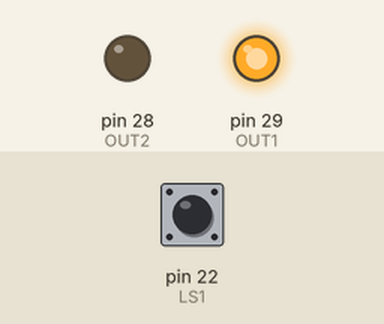
This sketch was run on a simulated Arduino Mega 2560, built with avr-gcc and run on an emulated ATmega2560. Parts: output pins drawn as LEDs (lit = HIGH). Inputs (shaded band) come from the test bench; at power-on: pin 22 (LS1) HIGH.

Above: at 0.1 s.
At 5.1 s:
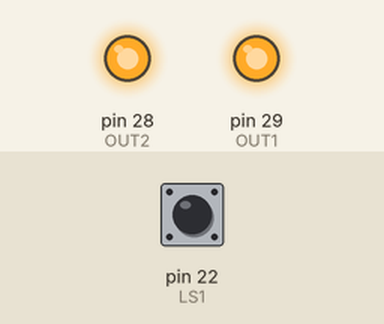
Timing chart, 0 to 6.6 s (numbered marks = the images above):
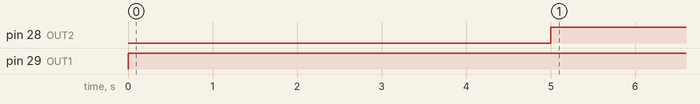

Measured:
- by itself, pin 28 (OUT2): LOW → HIGH at 5.0 s
- by itself, pin 29 (OUT1): LOW → HIGH at 0.00 s

The sketch:

adruino_due_safety.ino
```cpp
// constants won't change. They're used here to set pin numbers:
const int LS1 = 22;  // light switch 1
const int LS2 = 23;    // light switch 2
const int LS3 = 24;    // light switch 3
const int LS4 = 25;    // light switch 4
const int IN1 = 27;    // microtic opto click 3, input 1
const int IN2 = 26;    // microtic opto click 3, input 2
const int OUT1 = 29;   // microtic opto click 3, Output 1
const int OUT2 = 28;   // microtic opto click 3, Output 2

// variables will change:
int buttonState = 0;  // variable for reading the pushbutton status

void setup() {
  // initialize pins
  pinMode(LS1, INPUT_PULLUP);
  pinMode(LS2, INPUT_PULLUP);
  pinMode(LS3, INPUT_PULLUP);
  pinMode(LS4, INPUT_PULLUP);
  pinMode(IN1, INPUT);
  pinMode(IN2, INPUT);
  pinMode(OUT1, OUTPUT);
  pinMode(OUT2, OUTPUT);

  digitalWrite(OUT1, LOW);
  digitalWrite(OUT2, LOW);
}

void loop() {
  static int state = 0; // state variable for flow of program
  int LS_status = 0; // status variable for overall light switch status, 0 = all off/not triggerd, 1 = at least one on/triggerd

  if (digitalRead(LS1) == HIGH || digitalRead(LS2) == HIGH || digitalRead(LS3) == HIGH || digitalRead(LS4) == HIGH) {
        LS_status = 1; // if any light switch triggerd, save in variable
    }


  switch (state) {
    case 0: //initial state
      if (LS_status == 0) { // if no light switch is triggerd, go to state 1, normal operation
        state = 1;
      }
      else {               // if a light switch is triggerd, go to state 2, first error state
        state = 2;
      }
      break;

    case 1: // no light switch triggerd
      digitalWrite(OUT2, HIGH); // turn on output to allow for power reset
      digitalWrite(OUT1, LOW); // turn off error output
      if (LS_status == 1) { // if light switch is triggerd, go to state 2, first error state
        state = 2;
      }
      break;

    case 2: // process error routine
      digitalWrite(OUT2, LOW); // turn off output to shut off motors
      digitalWrite(OUT1, HIGH); // turn on error output to signal error condition
      delay(5000); // wait 5s before reset is allowed
      digitalWrite(OUT2, HIGH); // allow reset of motor supply
      state = 3;
      break;

    case 3: // wait for error to be resolved to go back to normal operation
      if (LS_status == 0){  // if no light switch is triggerd anymore, go back to normal operation
        state = 1;
      }
      break;
  }
}
```
